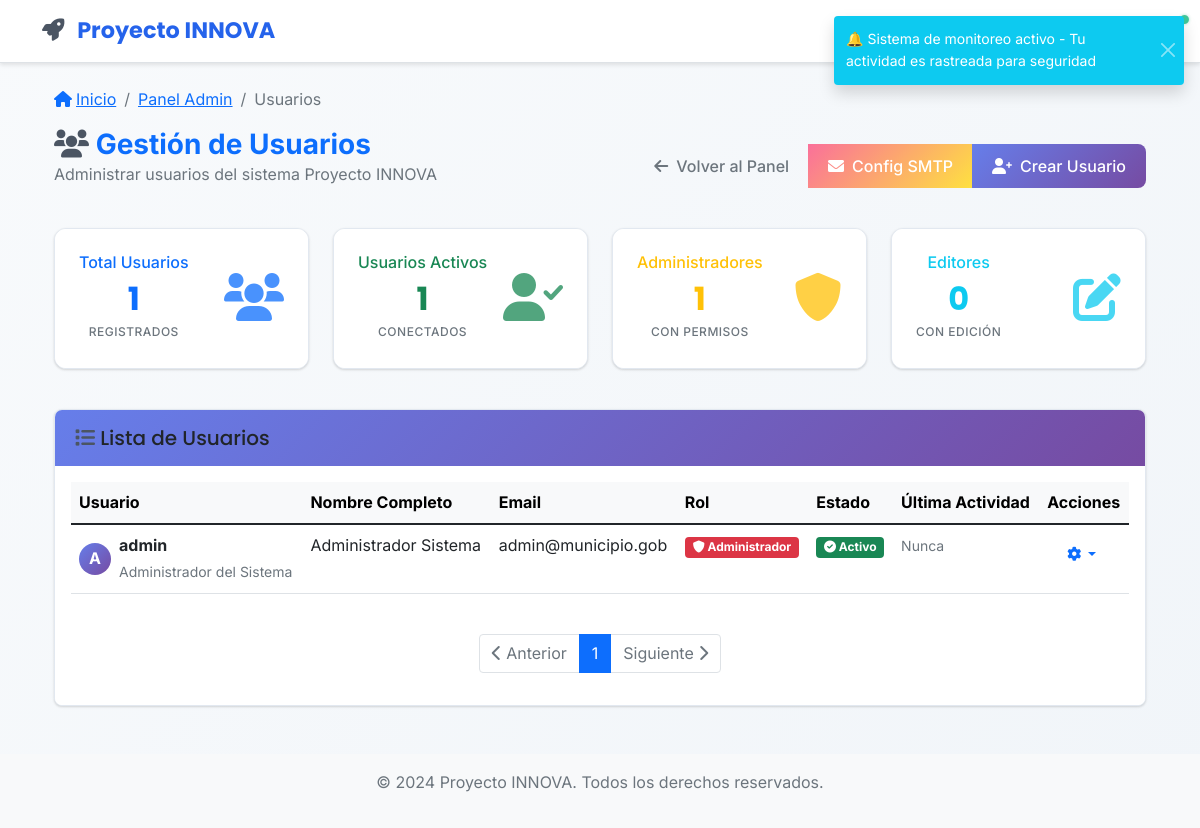
/admin/users (signed in), run on an earlier commit of the app's database.
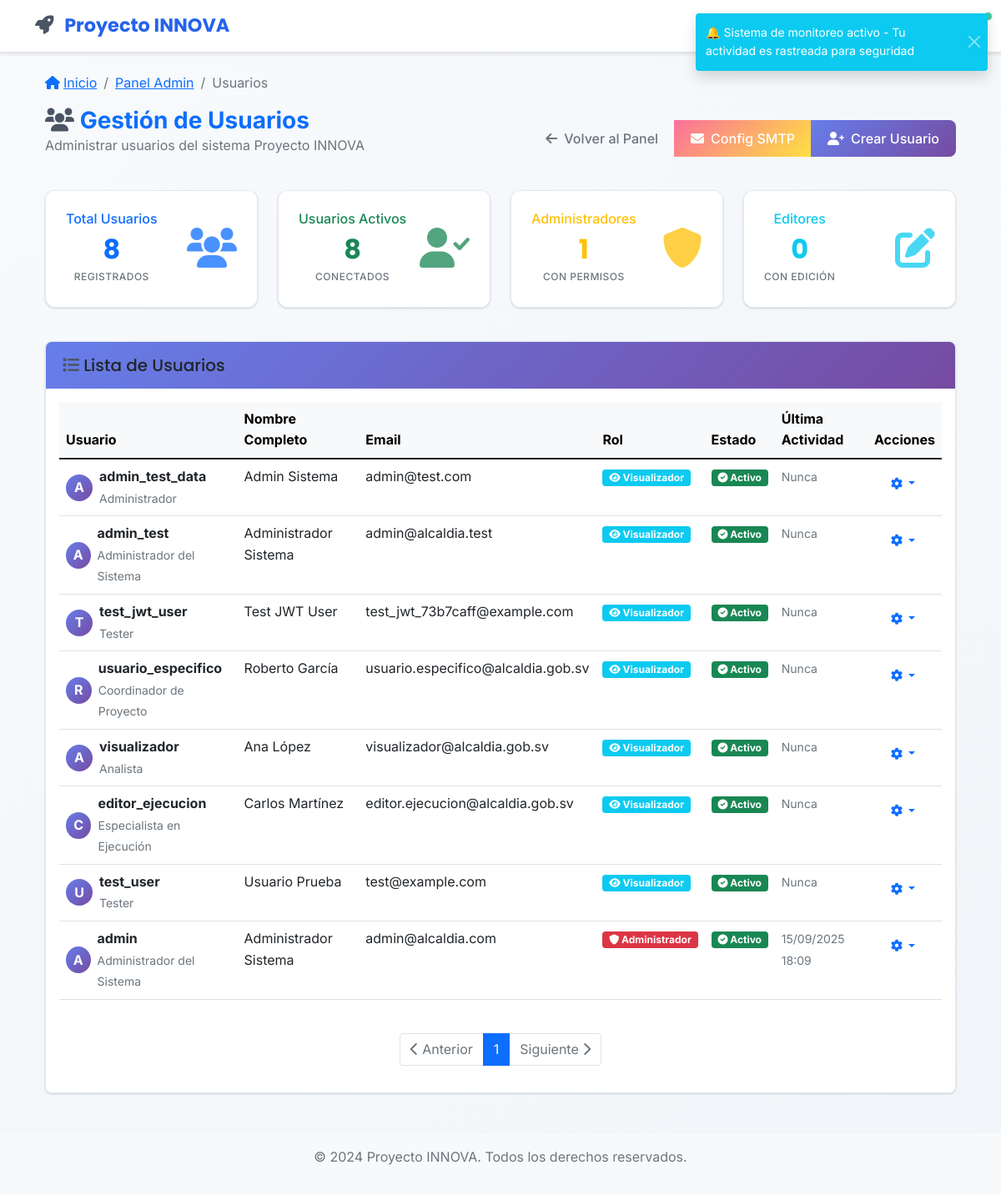
And on a later commit of the database.
### app/models/user.py (models this page shows, shortened)
class User(UserMixin, db.Model):
    __tablename__ = 'users'
    id = db.Column(db.Integer, primary_key=True)
    username = db.Column(db.String(64), unique=True, nullable=False, index=True)
    email = db.Column(db.String(120), unique=True, nullable=False, index=True)
    password_hash = db.Column(db.String(256), nullable=False)
    first_name = db.Column(db.String(64), nullable=False)
    last_name = db.Column(db.String(64), nullable=False)
    position = db.Column(db.String(100))  # Cargo en la alcaldía
    municipality = db.Column(db.String(100), nullable=False)  # Nombre de la alcaldía
    department = db.Column(db.String(100), nullable=False)  # Departamento/Estado
    municipality_code = db.Column(db.String(20))  # Código único de la alcaldía
    is_active = db.Column(db.Boolean, default=True)
    created_at = db.Column(db.DateTime, default=datetime.utcnow)
    updated_at = db.Column(db.DateTime, default=datetime.utcnow, onupdate=datetime.utcnow)
    last_login = db.Column(db.DateTime)
    legacy_role = db.Column(db.String(20), default='viewer')  # Mantener para compatibilidad
    active_roles = db.relationship('UserRole',
                                 foreign_keys='UserRole.user_id',
                                 lazy=True,
                                 primaryjoin="and_(User.id==UserRole.user_id, UserRole.is_active==True)")
    user_roles = db.relationship('UserRole',
                               foreign_keys='UserRole.user_id',
                               lazy=True,
                               overlaps="active_roles")
    @property
    def password(self):
        raise AttributeError('La contraseña no es un atributo legible')
    def get_full_name(self):
        return f"{self.first_name} {self.last_name}"
    @property
    def role(self):
        return self.legacy_role
    def is_admin(self):
        if self.active_roles:
            admin_names = ['admin', 'administrador']
            return any(ur.role.name.lower() in admin_names for ur in self.active_roles)
        return self.legacy_role == 'admin'

### app/views/admin.py (the view)
@admin_bp.route('/users')
def users():
    page = request.args.get('page', 1, type=int)
    per_page = 20
    users_query = User.query.order_by(User.created_at.desc())
    users_pagination = users_query.paginate(page=page, per_page=per_page, error_out=False)
    return render_template('admin/users.html',
                         title='Gestión de Usuarios',
                         users=users_pagination.items,
                         pagination=users_pagination)

### app/templates/admin/users.html (shortened to what this page needs)
{% extends "base.html" %}
{% block content %}
<div class="container-fluid mt-4">
    <div class="row mb-4">
        <div class="col-12">
            <nav aria-label="breadcrumb" class="mb-3">
                <ol class="breadcrumb">
                    <li class="breadcrumb-item">
                        <a href="{{ url_for('main.dashboard') }}">
                            <i class="fas fa-home me-1"></i>Inicio
                        </a>
                    </li>
                    <li class="breadcrumb-item">
                        <a href="{{ url_for('admin.dashboard') }}">Panel Admin</a>
                    </li>
                    <li class="breadcrumb-item active">Usuarios</li>
                </ol>
            </nav>
            <div class="d-flex justify-content-between align-items-center">
                <div>
                    <h1 class="h3 mb-0 text-primary fw-bold">
                        <i class="fas fa-users text-secondary"></i> Gestión de Usuarios
                    </h1>
                    <p class="text-muted">Administrar usuarios del sistema Proyecto INNOVA</p>
                </div>
                <div class="btn-group">
                    <a href="{{ url_for('admin.dashboard') }}" class="btn btn-outline-secondary">
                        <i class="fas fa-arrow-left me-2"></i>Volver al Panel
                    </a>
                    <a href="{{ url_for('admin.smtp_config_list') }}" class="btn btn-info">
                        <i class="fas fa-envelope me-2"></i>Config SMTP
                    </a>
                    <a href="{{ url_for('admin.create_user') }}" class="btn btn-primary">
                        <i class="fas fa-user-plus me-2"></i>Crear Usuario
                    </a>
                </div>
            </div>
        </div>
    </div>
<div class="row mb-4">
    <div class="col-md-3 mb-3">
        <div class="card stat-card">
            <div class="card-body">
                <div class="d-flex justify-content-between align-items-center">
                    <div>
                        <h6 class="card-title text-primary">Total Usuarios</h6>
                        <h2 class="mb-0 text-primary">{{ users|length if users else 0 }}</h2>
                        <small class="text-muted">Registrados</small>
                    </div>
                    <div class="align-self-center">
                        <i class="fas fa-users fa-3x text-primary opacity-75"></i>
                    </div>
                </div>
            </div>
        </div>
    </div>
    <div class="col-md-3 mb-3">
        <div class="card stat-card">
            <div class="card-body">
                <div class="d-flex justify-content-between align-items-center">
                    <div>
                        <h6 class="card-title text-success">Usuarios Activos</h6>
                        <h2 class="mb-0 text-success">{{ users|selectattr('is_active', 'equalto', True)|list|length if users else 0 }}</h2>
                        <small class="text-muted">Conectados</small>
                    </div>
                    <div class="align-self-center">
                        <i class="fas fa-user-check fa-3x text-success opacity-75"></i>
                    </div>
                </div>
            </div>
        </div>
    </div>
    <div class="col-md-3 mb-3">
        <div class="card stat-card">
            <div class="card-body">
                <div class="d-flex justify-content-between align-items-center">
                    <div>
                        <h6 class="card-title text-warning">Administradores</h6>
                        <h2 class="mb-0 text-warning">{{ users|selectattr('role', 'equalto', 'admin')|list|length if users else 0 }}</h2>
                        <small class="text-muted">Con permisos</small>
                    </div>
                    <div class="align-self-center">
                        <i class="fas fa-shield-alt fa-3x text-warning opacity-75"></i>
                    </div>
                </div>
            </div>
        </div>
    </div>
    <div class="col-md-3 mb-3">
        <div class="card stat-card">
            <div class="card-body">
                <div class="d-flex justify-content-between align-items-center">
                    <div>
                        <h6 class="card-title text-info">Editores</h6>
                        <h2 class="mb-0 text-info">{{ users|selectattr('role', 'equalto', 'editor')|list|length if users else 0 }}</h2>
                        <small class="text-muted">Con edición</small>
                    </div>
                    <div class="align-self-center">
                        <i class="fas fa-edit fa-3x text-info opacity-75"></i>
                    </div>
                </div>
            </div>
        </div>
    </div>
</div>
<div class="row">
    <div class="col-12">
        <div class="card">
            <div class="card-header">
                <h5 class="mb-0 text-dark fw-semibold">
                    <i class="fas fa-list text-secondary"></i> Lista de Usuarios
                </h5>
            </div>
            <div class="card-body">
                <div class="table-responsive">
                    <table class="table table-hover">
                        <thead class="table-light">
                            <tr>
                                <th>Usuario</th>
                                <th>Nombre Completo</th>
                                <th>Email</th>
                                <th>Rol</th>
                                <th>Estado</th>
                                <th>Última Actividad</th>
                                <th>Acciones</th>
                            </tr>
                        </thead>
                        <tbody>
                            {% for user in users %}
                            <tr>
                                <td>
                                    <div class="d-flex align-items-center">
                                        <div class="avatar-circle me-2" style="width: 32px; height: 32px; background: linear-gradient(135deg, #667eea 0%, #764ba2 100%); border-radius: 50%; display: flex; align-items: center; justify-content: center; color: white; font-weight: bold;">
                                            {{ user.first_name[0] if user.first_name else user.username[0] }}
                                        </div>
                                        <div>
                                            <strong>{{ user.username }}</strong>
                                            <br>
                                            <small class="text-muted">{{ user.position or 'Sin cargo' }}</small>
                                        </div>
                                    </div>
                                </td>
                                <td>{{ user.get_full_name() }}</td>
                                <td>{{ user.email }}</td>
                                <td>
                                    <span class="badge bg-{{ 'danger' if user.role == 'admin' else 'warning' if user.role == 'editor' else 'info' }}">
                                        {% if user.role == 'admin' %}
                                            <i class="fas fa-shield-alt"></i> Administrador
                                        {% elif user.role == 'editor' %}
                                            <i class="fas fa-edit"></i> Editor
                                        {% else %}
                                            <i class="fas fa-eye"></i> Visualizador
                                        {% endif %}
                                    </span>
                                </td>
                                <td>
                                    {% if user.is_active %}
                                        <span class="badge bg-success">
                                            <i class="fas fa-check-circle"></i> Activo
                                        </span>
                                    {% else %}
                                        <span class="badge bg-danger">
                                            <i class="fas fa-times-circle"></i> Inactivo
                                        </span>
                                    {% endif %}
                                </td>
                                <td>
                                    {% if user.last_login %}
                                        <small class="text-muted">
                                            {{ user.last_login.strftime('%d/%m/%Y') }}<br>
                                            {{ user.last_login.strftime('%H:%M') }}
                                        </small>
                                    {% else %}
                                        <small class="text-muted">Nunca</small>
                                    {% endif %}
                                </td>
                                <td>
                                    <div class="btn-group" role="group">
                                        <button type="button" class="btn btn-outline-primary btn-sm dropdown-toggle"
                                                data-bs-toggle="dropdown" aria-expanded="false">
                                            <i class="fas fa-cog"></i>
                                        </button>
                                    </div>
                                </td>
                            </tr>
                            {% endfor %}
                        </tbody>
                    </table>
                </div>
                {% if pagination %}
                <nav aria-label="Paginación de usuarios" class="mt-4">
                    <ul class="pagination justify-content-center">
                        {% if pagination.has_prev %}
                        <li class="page-item">
                            <a class="page-link" href="{{ url_for('admin.users', page=pagination.prev_num) }}">
                                <i class="fas fa-chevron-left"></i> Anterior
                            </a>
                        </li>
                        {% else %}
                        <li class="page-item disabled">
                            <span class="page-link"><i class="fas fa-chevron-left"></i> Anterior</span>
                        </li>
                        {% endif %}
                        {% for page_num in pagination.iter_pages() %}
                        {% if page_num %}
                        <li class="page-item {{ 'active' if page_num == pagination.page else '' }}">
                            <a class="page-link" href="{{ url_for('admin.users', page=page_num) }}">{{ page_num }}</a>
                        </li>
                        {% else %}
                        <li class="page-item disabled">
                            <span class="page-link">...</span>
                        </li>
                        {% endif %}
                        {% endfor %}
                        {% if pagination.has_next %}
                        <li class="page-item">
                            <a class="page-link" href="{{ url_for('admin.users', page=pagination.next_num) }}">
                                Siguiente <i class="fas fa-chevron-right"></i>
                            </a>
                        </li>
                        {% else %}
                        <li class="page-item disabled">
                            <span class="page-link">Siguiente <i class="fas fa-chevron-right"></i></span>
                        </li>
                        {% endif %}
                    </ul>
                </nav>
                {% endif %}
            </div>
        </div>
    </div>
</div>
{% endblock %}

### app/templates/base.html (shortened to what this page needs)
<!DOCTYPE html>
<html lang="es">
<head>
    <link href="https://cdn.jsdelivr.net/npm/bootstrap@5.1.3/dist/css/bootstrap.min.css" rel="stylesheet">
    <link href="https://cdnjs.cloudflare.com/ajax/libs/font-awesome/6.0.0/css/all.min.css" rel="stylesheet">
    <link href="{{ url_for('static', filename='css/style.css') }}" rel="stylesheet">
</head>
<body>
    <nav class="navbar navbar-expand-lg navbar-light bg-white border-bottom">
        <div class="container">
            <a class="navbar-brand fw-bold text-primary" href="{{ url_for('main.dashboard') }}">
                <i class="fas fa-rocket me-2 text-secondary"></i>
                Proyecto INNOVA
            </a>
            {% if current_user.is_authenticated %}
            <div class="collapse navbar-collapse" id="navbarNav">
                <ul class="navbar-nav ms-auto">
                    {% if current_user.is_admin() %}
                    <li class="nav-item">
                        <a class="nav-link text-dark fw-medium" href="{{ url_for('admin.dashboard') }}">
                        </a>
                    </li>
                    {% endif %}
                    <li class="nav-item dropdown">
                        <a class="nav-link dropdown-toggle text-dark fw-medium" href="#" id="userDropdown" role="button" data-bs-toggle="dropdown">
                        </a>
                    </li>
                </ul>
            </div>
            {% endif %}
        </div>
    </nav>
    <main class="container mt-4">
        {% block content %}{% endblock %}
    </main>
    <footer class="bg-light text-center text-muted mt-5 py-3">
        <div class="container">
            <p>&copy; 2024 Proyecto INNOVA. Todos los derechos reservados.</p>
        </div>
    </footer>
</body>
</html>

What changed in the data, as far as the page shows it:
added User: first_name "A", username "admin_test_data", position "Administrador", get_full_name "Admin Sistema", email "admin@test.com", legacy_role "viewer" (drawn), is_active True (drawn), shows "Nunca"
added User: first_name "A", username "admin_test", position "Administrador del Sistema", get_full_name "Administrador Sistema", email "admin@alcaldia.test", legacy_role "viewer" (drawn), is_active True (drawn), shows "Nunca"
added User: first_name "T", username "test_jwt_user", position "Tester", get_full_name "Test JWT User", email "test_jwt_73b7caff@example.com", legacy_role "viewer" (drawn), is_active True (drawn), shows "Nunca"
added User: first_name "R", username "usuario_especifico", position "Coordinador de Proyecto", get_full_name "Roberto García", email "usuario.especifico@alcaldia.gob.sv", legacy_role "viewer" (drawn), is_active True (drawn), shows "Nunca"
added User: first_name "A", username "visualizador", position "Analista", get_full_name "Ana López", email "visualizador@alcaldia.gob.sv", legacy_role "viewer" (drawn), is_active True (drawn), shows "Nunca"
added User: first_name "C", username "editor_ejecucion", position "Especialista en Ejecución", get_full_name "Carlos Martínez", email "editor.ejecucion@alcaldia.gob.sv", legacy_role "viewer" (drawn), is_active True (drawn), shows "Nunca"
added User: first_name "U", username "test_user", position "Tester", get_full_name "Usuario Prueba", email "test@example.com", legacy_role "viewer" (drawn), is_active True (drawn), shows "Nunca"
changed User "admin": email "admin@municipio.gob" → "admin@alcaldia.com"; last_login (not shown) → "15/09/2025"; last_login (not shown) → "18:09"; no longer shows "Nunca"
Also different on the page:
{{ users|length if users else 0 }}: "1" → "8"
text no longer shown: "1"
text now shown: "8"
